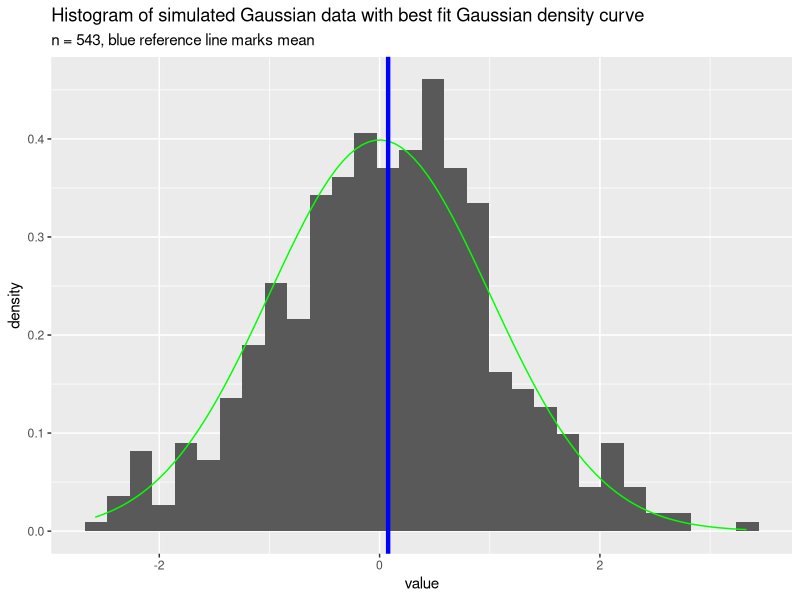
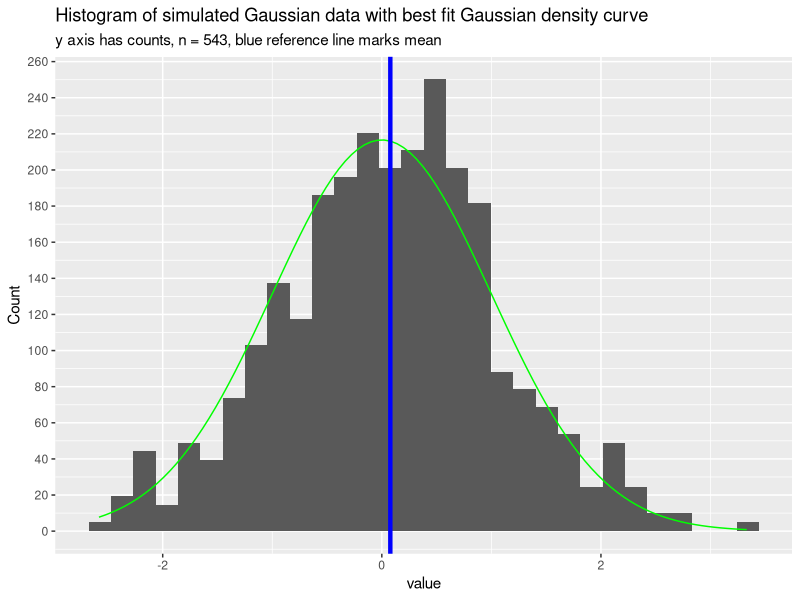
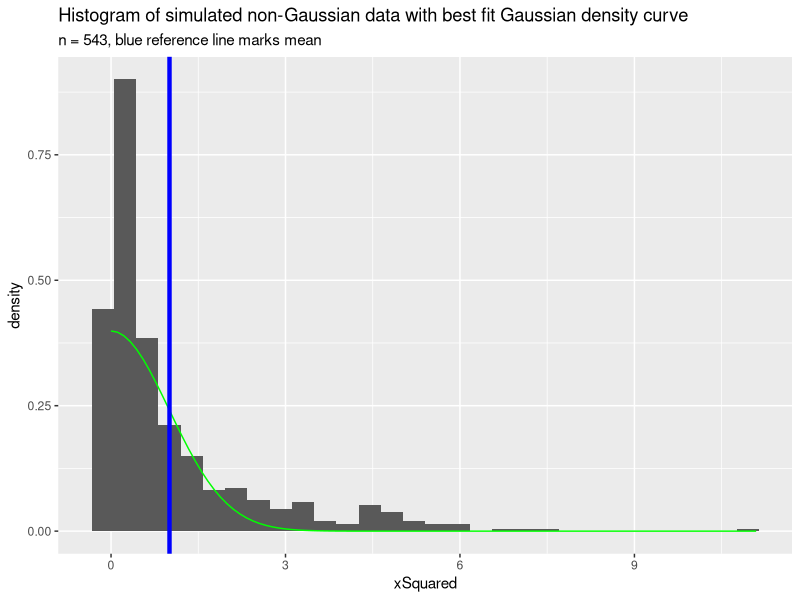
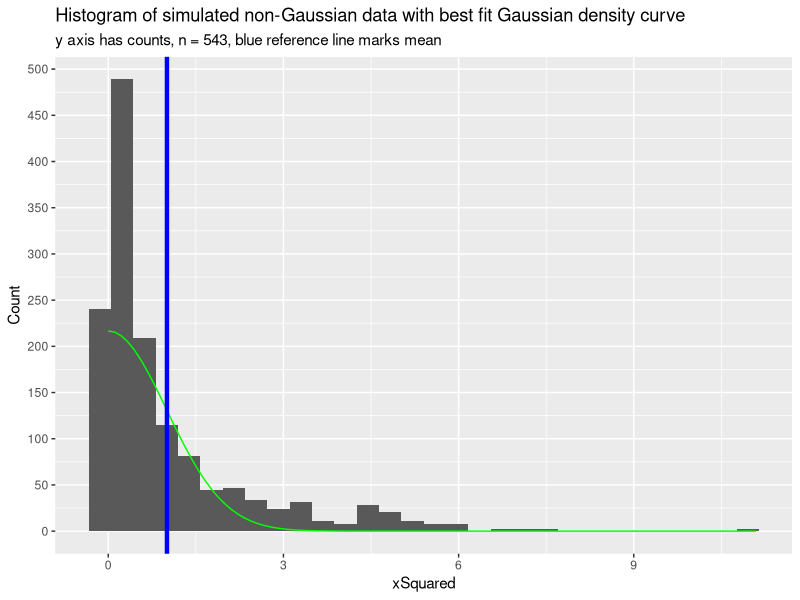

The R script that drew these images, in order: (Note: this script raises an error after producing the figures.)
## ---- chunk 1
knitr::opts_chunk$set(echo = FALSE)
library(tidyverse)
n <- 543 # sample size
## ---- chunk 2
set.seed(12345) # get reproducible sample
rnorm(n) %>%
  as_tibble() -> tibDat

nBins <- 30
ggplot(data = tibDat,
       aes(x = value)) +
  geom_histogram(aes(y = ..density..),
                 bins = nBins,
                 center = mean(tibDat$value)) +
  stat_function(fun = dnorm,
                args(list(mean = mean(tibDat$value),
                          sd = sd(tibDat$value))),
                colour = "green") +
  geom_vline(xintercept = mean(tibDat$value),
             colour = "blue",
             size = 1.5) +
  ggtitle("Histogram of simulated Gaussian data with best fit Gaussian density curve",
          subtitle = str_c("n = ",
                           n, 
                           ", blue reference line marks mean"))
## ---- chunk 3
tmpMaxDensity <- .5 # assume the y axis density goes up to .5, may have to tweak this if it goes higher
tmpNYbreaks <- 10 # how many breaks you want on the y axis
### now use the pretty() function to give best points between 0 and n * tmpMaxDensity,
### i.e. a number you are assuming will be a bit higher than the actual highest count in any bin
tmpYpoints <- pretty(0:(n * tmpMaxDensity), tmpNYbreaks)
### but we are still actually plotting using density so convert those to fractions
tmpBreaks <- tmpYpoints / n
tmpLabels <- as.character(tmpYpoints) # labels must be character

### now the same code as above to get the histogram based on density
### but replace the y axis with a one based on counts
ggplot(data = tibDat,
       aes(x = value)) +
  geom_histogram(aes(y = ..density..),
                 bins = 30,
                 center = mean(tibDat$value)) +
  stat_function(fun = dnorm,
                colour = "green") +
  ### here is the rescaling of the y axis using the values above
  scale_y_continuous(breaks = tmpBreaks,
                     labels = tmpLabels) +
  ylab("Count") +
  geom_vline(xintercept = mean(tibDat$value),
             colour = "blue",
             size = 1.5) +
  ggtitle("Histogram of simulated Gaussian data with best fit Gaussian density curve",
          subtitle = str_c("y axis has counts, n = ",
                           n, 
                           ", blue reference line marks mean"))
## ---- chunk 4
tibDat %>% 
  mutate(xSquared = value^2) -> tibDat

ggplot(data = tibDat,
       aes(x = xSquared)) +
  geom_histogram(aes(y = ..density..),
                 bins = nBins,
                 center = mean(tibDat$xSquared)) +
  stat_function(fun = dnorm,
                args(list(mean = mean(tibDat$xSquared),
                          sd = sd(tibDat$xSquared))),
                colour = "green") +
  geom_vline(xintercept = mean(tibDat$xSquared),
             colour = "blue",
             size = 1.5) +
  ggtitle("Histogram of simulated non-Gaussian data with best fit Gaussian density curve",
          subtitle = str_c("n = ",
                           n, 
                           ", blue reference line marks mean"))
## ---- chunk 5
tmpMaxDensity <- .95 # assume the y axis density goes up to .5, may have to tweak this if it goes higher
tmpNYbreaks <- 10 # how many breaks you want on the y axis
### now use the pretty() function to give best points between 0 and n * tmpMaxDensity,
### i.e. a number you are assuming will be a bit higher than the actual highest count in any bin
tmpYpoints <- pretty(0:(n * tmpMaxDensity), tmpNYbreaks)
### but we are still actually plotting using density so convert those to fractions
tmpBreaks <- tmpYpoints / n
tmpLabels <- as.character(tmpYpoints) # labels must be character

### now the same code as above to get the histogram based on density
### but replace the y axis with a one based on counts
ggplot(data = tibDat,
       aes(x = xSquared)) +
  geom_histogram(aes(y = ..density..),
                 bins = 30,
                 center = mean(tibDat$xSquared)) +
  stat_function(fun = dnorm,
                args(list(mean = mean(tibDat$xSquared),
                          sd = sd(tibDat$xSquared))),
                colour = "green") +
  ### here is the rescaling of the y axis using the values above
  scale_y_continuous(breaks = tmpBreaks,
                     labels = tmpLabels) +
  ylab("Count") +
  geom_vline(xintercept = mean(tibDat$xSquared),
             colour = "blue",
             size = 1.5) +
  ggtitle("Histogram of simulated non-Gaussian data with best fit Gaussian density curve",
          subtitle = str_c("y axis has counts, n = ",
                           n, 
                           ", blue reference line marks mean"))
## ---- chunk 6
tibDat %>% 
  mutate(lnX = log(value + 5)) -> tibDat

ggplot(data = tibDat,
       aes(x = lnX, y = ..scaled..)) #+
  stat_bin(aes(y = ..density..))
  geom_histogram(aes(y = ..scaled..),
                 bins = nBins) +
  geom_vline(xintercept = mean(tibDat$lnX),
             colour = "blue",
             size = 1.5) +
  stat_function(fun = dnorm,
                args(list(mean = mean(tibDat$lnX),
                          sd = sd(tibDat$lnX))),
                colour = "green") 

  ggtitle("Histogram of simulated non-Gaussian data with best fit Gaussian density curve",
          subtitle = str_c("n = ",
                           n, 
                           ", blue reference line marks mean"))
## ---- chunk 7
tmpMaxDensity <- .95 # assume the y axis density goes up to .5, may have to tweak this if it goes higher
tmpNYbreaks <- 10 # how many breaks you want on the y axis
### now use the pretty() function to give best points between 0 and n * tmpMaxDensity,
### i.e. a number you are assuming will be a bit higher than the actual highest count in any bin
tmpYpoints <- pretty(0:(n * tmpMaxDensity), tmpNYbreaks)
### but we are still actually plotting using density so convert those to fractions
tmpBreaks <- tmpYpoints / n
tmpLabels <- as.character(tmpYpoints) # labels must be character

### now the same code as above to get the histogram based on density
### but replace the y axis with a one based on counts
ggplot(data = tibDat,
       aes(x = xSquared)) +
  geom_histogram(aes(y = ..density..),
                 bins = 30,
                 center = mean(tibDat$value)) +
  stat_function(fun = dnorm,
                colour = "green") +
  ### here is the rescaling of the y axis using the values above
  scale_y_continuous(breaks = tmpBreaks,
                     labels = tmpLabels) +
  ylab("Count") +
  geom_vline(xintercept = mean(tibDat$value),
             colour = "blue",
             size = 1.5) +
  ggtitle("Histogram of simulated non-Gaussian data with best fit Gaussian density curve",
          subtitle = str_c("y axis has counts, n = ",
                           n, 
                           ", blue reference line marks mean"))
